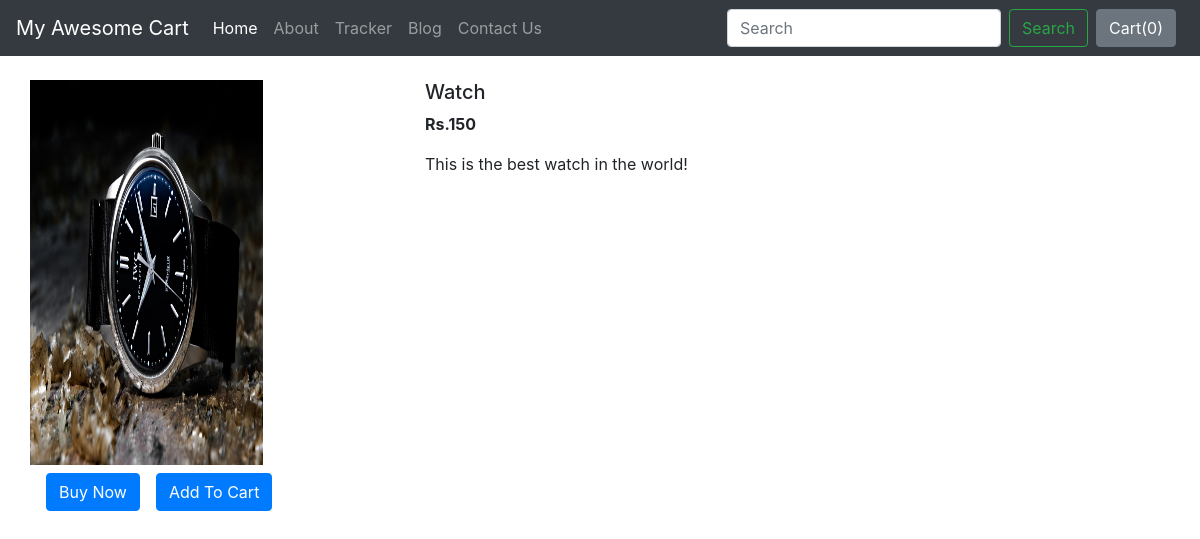
The page /shop/products/1 on the database its author committed.
### shop/models.py (models this page shows, shortened)
class Product(models.Model):
    product_id = models.AutoField
    product_name = models.CharField(max_length=50)
    category = models.CharField(max_length=50, default="")
    subcategory = models.CharField(max_length=50, default="")
    price = models.IntegerField(default=0)
    desc = models.CharField(max_length=2000)
    pub_date = models.DateField()
    image = models.ImageField(upload_to="shop/images", default="")

### shop/views.py (the view)
# urls.py: path("products/<int:myid>", views.product_view, name="productPage"),
def product_view(request, myid):
    product = Product.objects.filter(id=myid)
    return render(request, 'shop/prodView.html', {'product': product[0]})

### shop/templates/shop/prodView.html (shortened to what this page needs)
{% extends 'shop/basic.html' %}
{% block body %}
<div class="container my-4">
    <div class="row">
        <div class="col-md-4">
            <div class="row">
            <img src="/media/{{product.image}}" width="233px" height="385px">
            </div>
            <div class="row my-2">
                <button class="btn btn-primary mx-3">Buy Now</button>
                <button class="btn btn-primary">Add To Cart</button>
            </div>
        </div>
        <div class="col-md-8">
            <h5> {{product.product_name}}</h5>
            <p><b>Rs.{{product.price}}</b></p>
            <p> {{product.desc}}</p>
        </div>
    </div>
</div>
{% endblock %}

### rows shown on the page
Product: image (picture), product_name "Watch", price "150", desc "This is the best watch in the world!"
